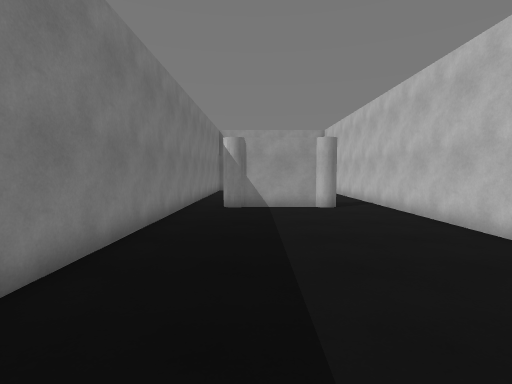
[1] (above)

16 first-person views from a walk through a Unity game level. The camera is 1.5 m above the floor, tilts 4° down and sees 85° across. The floor is counted in squares, 1 m on a side. Each view is taken from the middle of a square. On the plan, view 1 faces up. The plan holds only what a view shows up to about 14 squares ahead; the rest is blank. The player character is not drawn. Some animated figures are not drawn.

[2]
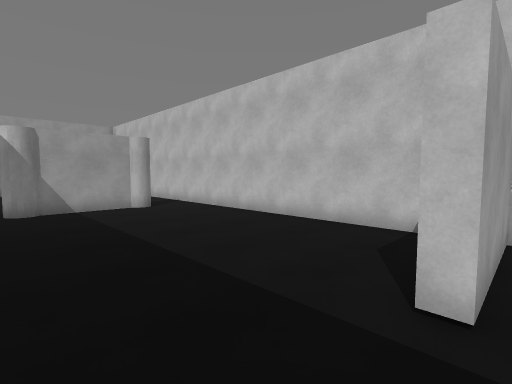

[3]
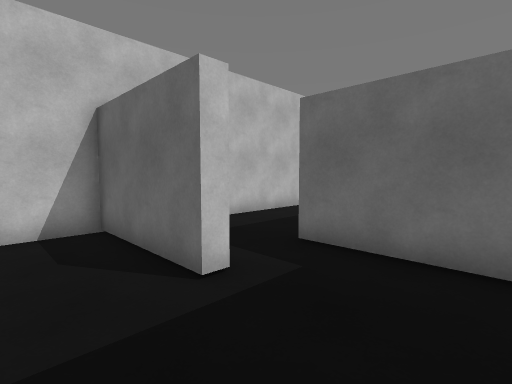

[4]
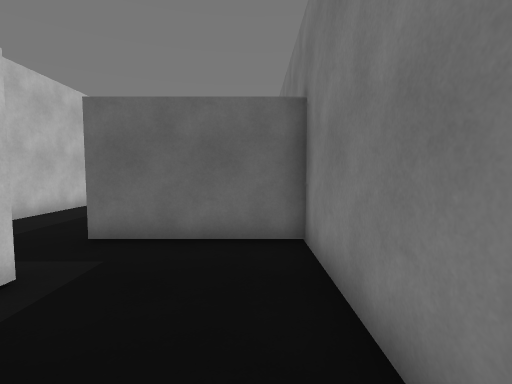

[5]
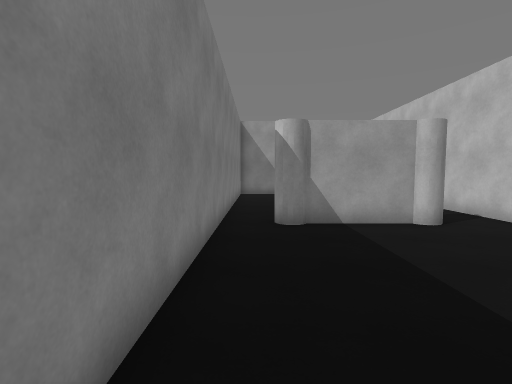

[6]
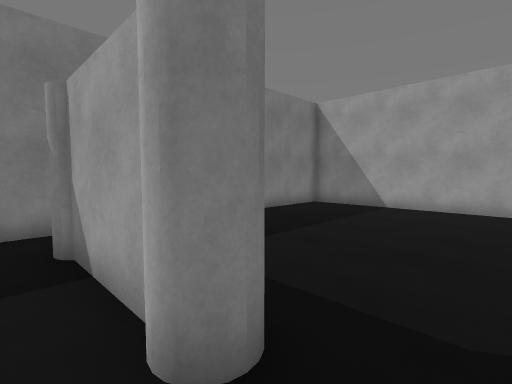

[7]
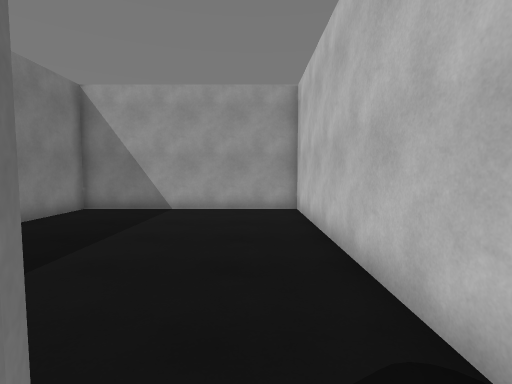

[8]
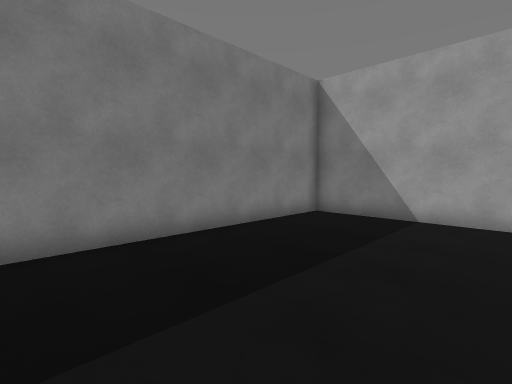

[9]
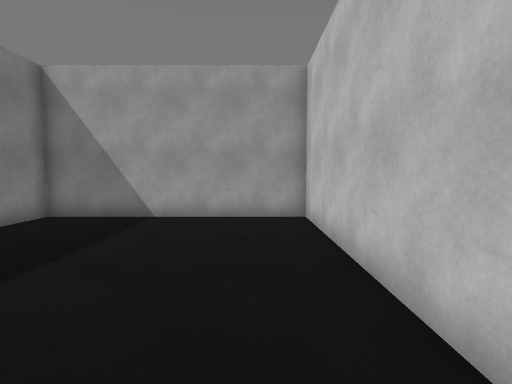

[10]
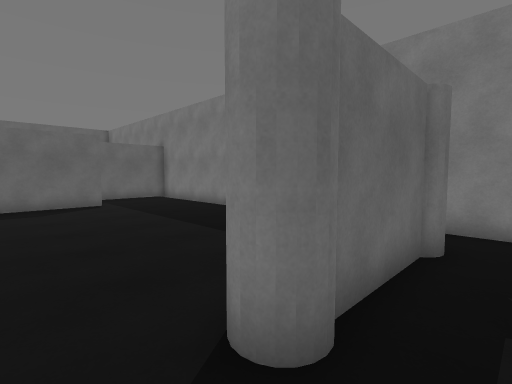

[11]
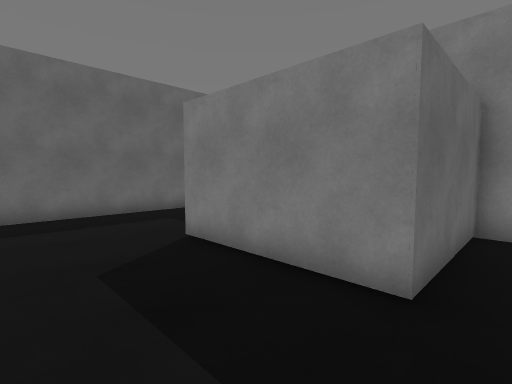

[12]
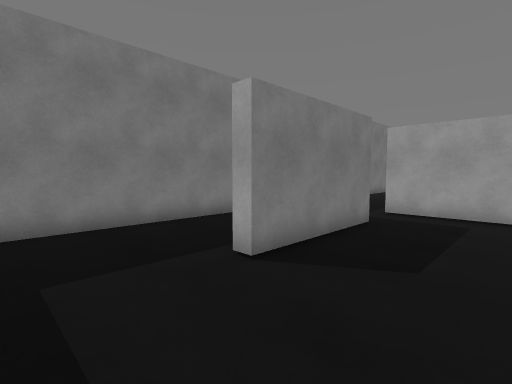

[13]
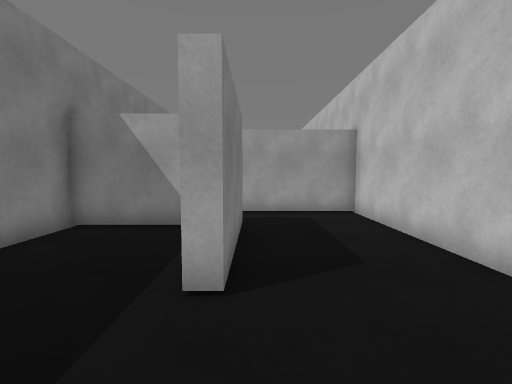

[14]
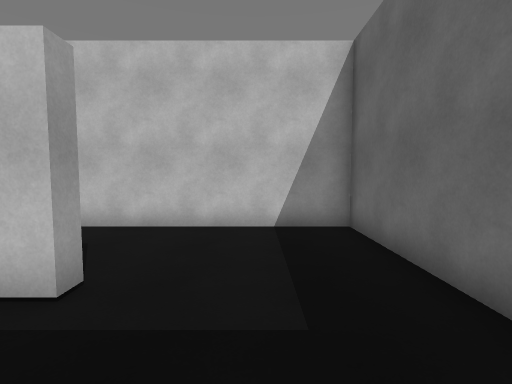

[15]
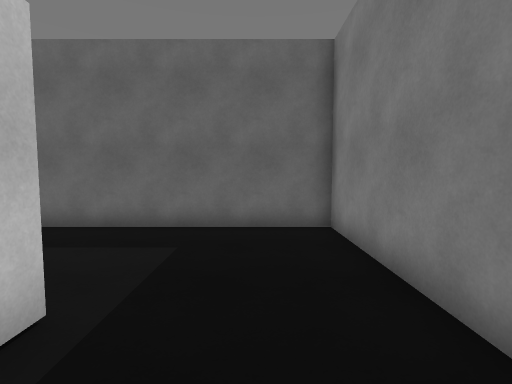

[16]
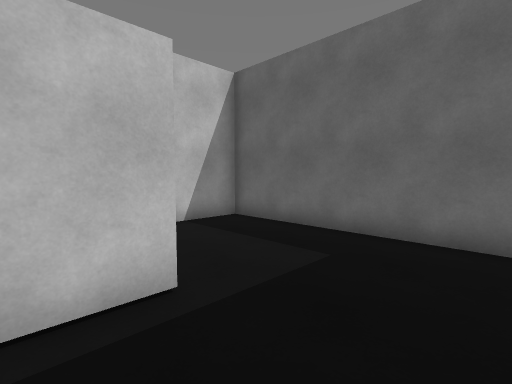

### Floor plan
Ten units are one square. View 1 is at (0, 0); x grows to the right and y downward. Boxes are objects, and circles mark ways between rooms. Rooms are numbered by the first view taken in them; rooms with no view inside come last. Other rooms are left out.
<svg viewBox="-36 -239 98 360">
<path fill="none" stroke="#000" d="M11 -3 11 -8 57 -8 57 -105M25 -121 -6 -121M-31 -115 -31 19 16 19M-5 -126 25 -126M57 -105 57 -234 -31 -234 -31 -115M0 24 -31 24 -31 116 57 116 57 -3 11 -3M16 19 16 67 11 67 11 50"/>
<rect x="-15" y="-135" width="10" height="20" fill="#bbb"><title>column</title></rect>
<rect x="25" y="-135" width="10" height="20" fill="#bbb"><title>column</title></rect>
<circle cx="-15" cy="-120" r="3" fill="#2a7"/>
<circle cx="40" cy="-113" r="3" fill="#2a7"/>
<circle cx="20" cy="10" r="3" fill="#2a7"/>
<text x="10" y="-60">1</text>
<text x="20" y="-180">2</text>
<text x="20" y="70">3</text>
</svg>
Room 1 opens to room 2. Room 1 opens to room 3.

Where each view was taken, in squares from view 1:
view 1: 0 up, 0 right, facing up
view 2: 0 up, 2 left, facing up-right
view 3: 3 up, 2 left, facing down-right
view 4: 4 up, 2 left, facing down
view 5: 4 up, 2 left, facing up
view 6: 11 up, 5 right, facing up-left
view 7: 12 up, 4 right, facing up
view 8: 14 up, 3 right, facing up-left
view 9: 14 up, 4 right, facing up
view 10: 14 up, 5 right, facing down-left
view 11: 1 down, 5 right, facing down-left
view 12: 10 down, 5 right, facing up-left
view 13: 10 down, 2 right, facing up
view 14: 9 down, 2 left, facing right
view 15: 4 down, 1 left, facing down
view 16: 5 down, 2 left, facing down-right
